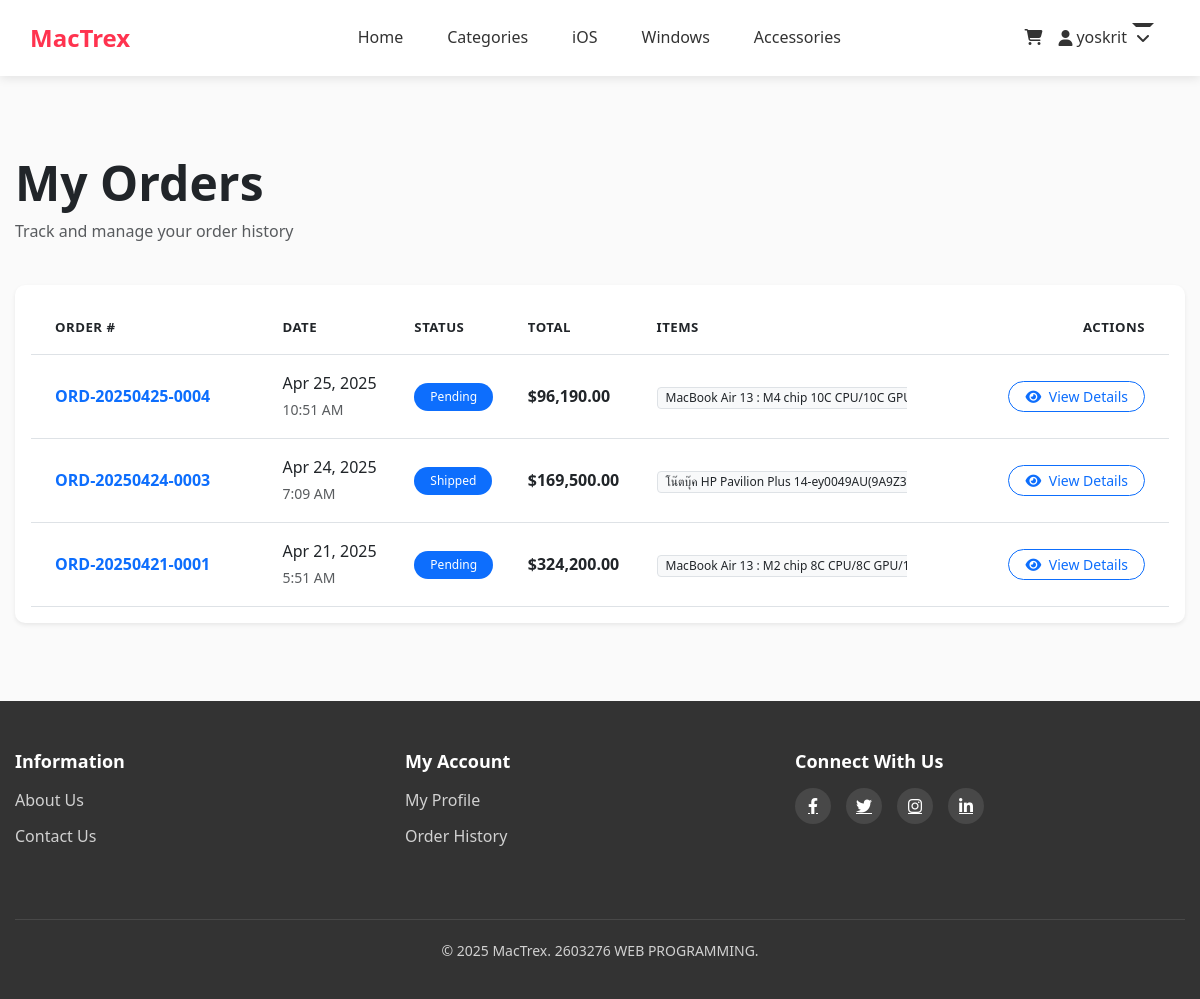
The app's page /orders/ (signed in) with its own data.
### devices/models.py (models this page shows, shortened)
class Order(models.Model):
    STATUS_CHOICES = [
        ('pending', 'Pending'),
        ('processing', 'Processing'),
        ('shipped', 'Shipped'),
        ('delivered', 'Delivered'),
        ('cancelled', 'Cancelled'),
        ('refunded', 'Refunded')
    ]
    PAYMENT_CHOICES = [
        ('credit_card', 'Credit Card'),
        ('paypal', 'PayPal'),
        ('bank_transfer', 'Bank Transfer'),
        ('cash_on_delivery', 'Cash on Delivery')
    ]
    user = models.ForeignKey(settings.AUTH_USER_MODEL, on_delete=models.CASCADE, related_name='orders')
    order_number = models.CharField(max_length=20, unique=True, blank=True, null=True)
    status = models.CharField(max_length=50, choices=STATUS_CHOICES, default='pending')
    payment_method = models.CharField(max_length=50, choices=PAYMENT_CHOICES, default='credit_card')
    shipping_address = models.TextField()
    shipping_city = models.CharField(max_length=100)
    shipping_country = models.CharField(max_length=100)
    shipping_postal_code = models.CharField(max_length=20)
    billing_address = models.TextField(blank=True, null=True)
    billing_city = models.CharField(max_length=100, blank=True, null=True)
    billing_country = models.CharField(max_length=100, blank=True, null=True)
    billing_postal_code = models.CharField(max_length=20, blank=True, null=True)
    total_price = models.DecimalField(max_digits=10, decimal_places=2)
    shipping_cost = models.DecimalField(max_digits=10, decimal_places=2, default=0)
    discount = models.DecimalField(max_digits=10, decimal_places=2, default=0)
    notes = models.TextField(blank=True, null=True)
    tracking_number = models.CharField(max_length=100, blank=True, null=True)
    created_at = models.DateTimeField(auto_now_add=True)
    updated_at = models.DateTimeField(auto_now=True)
    class Meta:
        ordering = ['-created_at']

class OrderItem(models.Model):
    order = models.ForeignKey(Order, on_delete=models.CASCADE, related_name='items')
    product = models.ForeignKey(Product, on_delete=models.CASCADE, related_name='order_items')
    product_color = models.ForeignKey('ProductColor', on_delete=models.SET_NULL,
                                     null=True, blank=True)
    quantity = models.PositiveIntegerField()
    price = models.DecimalField(max_digits=10, decimal_places=2)

class Product(models.Model):
    PLATFORM_CHOICES = [
        ('ios', 'iOS'),
        ('windows', 'Windows'),
        ('cross', 'Cross-Platform'),
        ('other', 'Other')
    ]
    title = models.CharField(max_length=200)
    slug = models.SlugField(max_length=220, unique=True, blank=True)
    description = models.TextField()
    short_description = models.CharField(max_length=255, blank=True)
    price = models.DecimalField(max_digits=10, decimal_places=2)
    sale_price = models.DecimalField(max_digits=10, decimal_places=2, blank=True, null=True)
    stock = models.PositiveIntegerField()
    is_featured = models.BooleanField(default=False)
    is_new = models.BooleanField(default=False)
    is_bestseller = models.BooleanField(default=False)
    category = models.ForeignKey(Category, on_delete=models.CASCADE, related_name='products')
    brand = models.ForeignKey(Brand, on_delete=models.CASCADE, related_name='products')
    platform = models.CharField(max_length=20, choices=PLATFORM_CHOICES, default='other')
    main_image = models.ImageField(upload_to='product_images/')
    created_at = models.DateTimeField(auto_now_add=True)
    updated_at = models.DateTimeField(auto_now=True)
    colors = models.ManyToManyField('Color', blank=True, related_name='products')
    tags = models.ManyToManyField('Tag', blank=True, related_name='products')
    class Meta:
        ordering = ['-created_at']

### devices/views.py (the view)
# urls.py: path('orders/', views.OrderListView.as_view(), name='order_list'),
class OrderListView(LoginRequiredMixin, ListView):
    model = Order
    template_name = 'devices/order_list.html'
    context_object_name = 'orders'
    paginate_by = 10
    def get_queryset(self):
        return Order.objects.filter(user=self.request.user).order_by('-created_at')

### devices/models.py (called while the page is built)
    @property
    def total_items(self):
        return sum(item.quantity for item in self.items.all())

### devices/templates/devices/order_list.html (shortened to what this page needs)
{% extends "devices/base.html" %}
{% load humanize %}
{% block content %}
<div class="container py-5">
    <div class="row mb-4">
        <div class="col">
            <h1 class="display-5 fw-bold">My Orders</h1>
            <p class="text-muted">Track and manage your order history</p>
        </div>
    </div>
    {% if orders %}
        <div class="card shadow-sm">
            <div class="card-body">
                <div class="table-responsive">
                    <table class="table table-hover align-middle mb-0">
                        <thead class="bg-light">
                            <tr>
                                <th class="px-4 py-3">Order #</th>
                                <th class="py-3">Date</th>
                                <th class="py-3">Status</th>
                                <th class="py-3">Total</th>
                                <th class="py-3">Items</th>
                                <th class="py-3 text-end pe-4">Actions</th>
                            </tr>
                        </thead>
                        <tbody>
                            {% for order in orders %}
                            <tr class="border-bottom">
                                <td class="px-4 py-3">
                                    <span class="fw-bold text-primary">{{ order.order_number }}</span>
                                </td>
                                <td class="py-3">
                                    <div>{{ order.created_at|date:"M d, Y" }}</div>
                                    <small class="text-muted">{{ order.created_at|date:"g:i A" }}</small>
                                </td>
                                <td class="py-3">
                                    <span class="badge rounded-pill bg-{% if order.status == 'delivered' %}success{% elif order.status == 'cancelled' %}danger{% elif order.status == 'processing' %}warning{% else %}primary{% endif %} px-3 py-2">
                                        {{ order.get_status_display }}
                                    </span>
                                </td>
                                <td class="py-3">
                                    <span class="fw-bold">${{ order.total_price|floatformat:2|intcomma }}</span>
                                </td>
                                <td class="py-3">
                                    <div class="text-truncate" style="max-width: 250px;">
                                        {% for item in order.items.all %}
                                            <span class="badge bg-light text-dark border">
                                                {{ item.product.title }}
                                            </span>
                                        {% endfor %}
                                    </div>
                                </td>
                                <td class="text-end pe-4 py-3">
                                    <a href="{% url 'devices:order_detail' pk=order.pk %}"
                                       class="btn btn-sm btn-outline-primary rounded-pill px-3">
                                        <i class="fas fa-eye me-1"></i> View Details
                                    </a>
                                </td>
                            </tr>
                            {% endfor %}
                        </tbody>
                    </table>
                </div>
            </div>
        </div>
    {% endif %}
</div>
{% endblock %}

### devices/templates/devices/base.html (shortened to what this page needs)
{% load static %}
<!DOCTYPE html>
<html lang="en">
<head>
  <link rel="stylesheet" href="https://cdnjs.cloudflare.com/ajax/libs/bootstrap/5.3.0/css/bootstrap.min.css">
  <link rel="stylesheet" href="https://cdnjs.cloudflare.com/ajax/libs/font-awesome/6.4.0/css/all.min.css">
  <link href="https://cdn.jsdelivr.net/npm/bootstrap@5.3.0/dist/css/bootstrap.min.css" rel="stylesheet">
</head>
<body>
    <header>
        <div class="container">
            <nav class="navbar">
                <div class="container d-flex align-items-center justify-content-between">
                    <a href="{% url 'devices:home' %}" class="logo me-4">MacTrex</a>
                    <div class="nav-container flex-grow-1 d-flex justify-content-center">
                      <ul class="nav-links mb-0">
                            <li><a href="{% url 'devices:home' %}" class="nav-link {% if request.resolver_match.url_name == 'home' %}active{% endif %}">Home</a></li>
                            <li><a href="{% url 'devices:category_list' %}" class="nav-link {% if 'category' in request.path %}active{% endif %}">Categories</a></li>
                            <li><a href="{% url 'devices:ios_products' %}" class="nav-link {% if 'ios' in request.path %}active{% endif %}">iOS</a></li>
                            <li><a href="{% url 'devices:windows_products' %}" class="nav-link {% if 'windows' in request.path %}active{% endif %}">Windows</a></li>
                            <li><a href="{% url 'devices:accessories' %}" class="nav-link {% if 'accessories' in request.path %}active{% endif %}">Accessories</a></li>
                        </ul>
                    </div>
                    <div class="nav-right d-flex align-items-center">
                        <a href="{% url 'devices:cart_detail' %}" class="nav-link cart-link me-3">
                          <i class="fas fa-shopping-cart"></i>
                        </a>
                        {% if user.is_authenticated %}
                        <div class="dropdown me-3">
                          <a href="#" class="dropdown-toggle nav-link">
                            <i class="fas fa-user me-1"></i>
                            <span>{{ user.username }}</span>
                          </a>
                        </div>
                        {% else %}
                        <a href="{% url 'devices:login' %}" class="nav-link me-3">
                          <i class="fas fa-sign-in-alt me-1"></i> Login
                        </a>
                        {% endif %}
                    </div>
                </div>
            </nav>
        </div>
    </header>
    <main>
        {% block content %}{% endblock %}
    </main>
    <footer>
        <div class="container">
            <div class="footer-content">
                <div class="footer-column">
                    <h3>Information</h3>
                    <ul>
                        <li><a href="{% url 'devices:about' %}">About Us</a></li>
                        <li><a href="{% url 'devices:contact' %}">Contact Us</a></li>
                    </ul>
                </div>
                <div class="footer-column">
                    <h3>My Account</h3>
                    <ul>
                        <li><a href="{% url 'devices:profile' %}">My Profile</a></li>
                        <li><a href="{% url 'devices:order_list' %}">Order History</a></li>
                    </ul>
                </div>
                <div class="footer-column">
                    <h3>Connect With Us</h3>
                    <div class="social-links">
                        <a href="https://www.facebook.com/smartdevicesbycba"><i class="fab fa-facebook-f"></i></a>
                        <a href="#"><i class="fab fa-twitter"></i></a>
                        <a href="#"><i class="fab fa-instagram"></i></a>
                        <a href="#"><i class="fab fa-linkedin-in"></i></a>
                    </div>
                </div>
            </div>
            <div class="copyright">
                <p>&copy; {% now "Y" %} MacTrex. 2603276 WEB PROGRAMMING.</p>
            </div>
        </div>
    </footer>
</body>
</html>

### devices/templates/devices/base.html (style rules this page uses)
:root { --primary-color: #ff334f; --secondary-color: #e61e3c; --accent-color: #00bbcc; --light-gray: #f5f5f5; --dark-gray: #333333; --text-color: #212529; --border-color: #e0e0e0; --success-color: #28a745; --danger-color: #dc3545; }
body { font-family: 'Segoe UI', Roboto, 'Helvetica Neue', Arial, sans-serif; color: var(--text-color); line-height: 1.6; margin: 0; padding: 0; background-color: #fafafa; }
.container { max-width: 1200px; margin: 0 auto; padding: 0 15px; }
header { background-color: white; box-shadow: 0 2px 10px rgba(0, 0, 0, 0.1); position: sticky; top: 0; z-index: 1000; }
.navbar { display: flex; justify-content: center; align-items: center; padding: 15px 0; flex-wrap: wrap; }
.logo { font-size: 24px; font-weight: 700; color: var(--primary-color); text-decoration: none; transition: color 0.3s; }
.nav-links { display: flex; align-items: center; gap: 1.5rem; margin: 0; padding: 0; list-style: none; }
.nav-link { color: var(--dark-gray); text-decoration: none; font-weight: 500; padding: 0.5rem 0; transition: color 0.3s; white-space: nowrap; }
.nav-links li { margin-left: 20px; position: relative; }
.nav-links a { color: var(--dark-gray); text-decoration: none; font-weight: 500; transition: color 0.3s; display: flex; align-items: center; }
.dropdown { position: relative; }
.dropdown-toggle { display: flex; align-items: center; }
.dropdown-toggle::after { content: "\f107"; font-family: "Font Awesome 6 Free"; font-weight: 900; margin-left: 5px; }
.cart-link { position: relative; }
main { min-height: 500px; padding: 30px 0; }
footer { background-color: var(--dark-gray); color: white; padding: 50px 0 20px; }
.footer-content { display: flex; flex-wrap: wrap; justify-content: space-between; margin-bottom: 30px; }
.footer-column { flex: 1; min-width: 200px; margin-bottom: 30px; padding-right: 20px; }
.footer-column h3 { font-size: 18px; margin-bottom: 15px; font-weight: 600; }
.footer-column ul { list-style: none; padding: 0; margin: 0; }
.footer-column ul li { margin-bottom: 10px; }
.footer-column ul li a { color: #d1d1d1; text-decoration: none; transition: color 0.3s; }
.social-links { display: flex; gap: 15px; }
.social-links a { display: flex; align-items: center; justify-content: center; width: 36px; height: 36px; background-color: rgba(255, 255, 255, 0.1); color: white; border-radius: 50%; transition: all 0.3s; }
.copyright { text-align: center; padding-top: 20px; border-top: 1px solid rgba(255, 255, 255, 0.1); color: #d1d1d1; font-size: 14px; }
.badge { padding: 4px 8px; border-radius: 4px; font-size: 12px; font-weight: 500; }

### devices/templates/devices/order_list.html (style rules this page uses)
.table th { font-weight: 600; text-transform: uppercase; font-size: 0.825rem; letter-spacing: 0.5px; }
.badge { font-weight: 500; }
.table td { vertical-align: middle; }
.card { border: none; border-radius: 10px; }

### records on screen
Order: order_number "ORD-20250425-0004", created_at "Apr 25, 2025", created_at "10:51 AM", status "Pending", total_price "96,190.00"
OrderItem: product "MacBook Air 13 : M4 chip 10C CPU/10C…"
Order: order_number "ORD-20250424-0003", created_at "Apr 24, 2025", created_at "7:09 AM", status "Shipped", total_price "169,500.00"
OrderItem: product "โน๊ตบุ๊ค HP Pavilion Plus 14-ey0049AU(9A9…"
Order: order_number "ORD-20250421-0001", created_at "Apr 21, 2025", created_at "5:51 AM", status "Pending", total_price "324,200.00"
OrderItem: product "MacBook Air 13 : M2 chip 8C CPU/8C GP…"

### other values on screen
{{ user.username }} "yoskrit"
